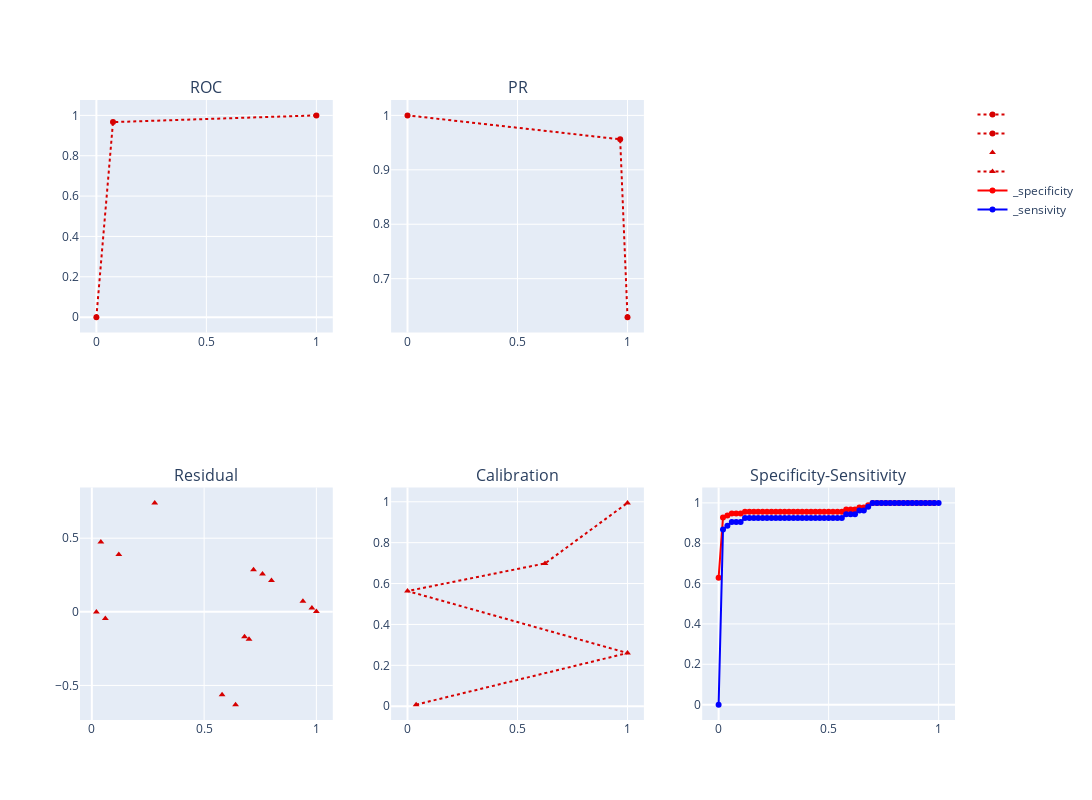
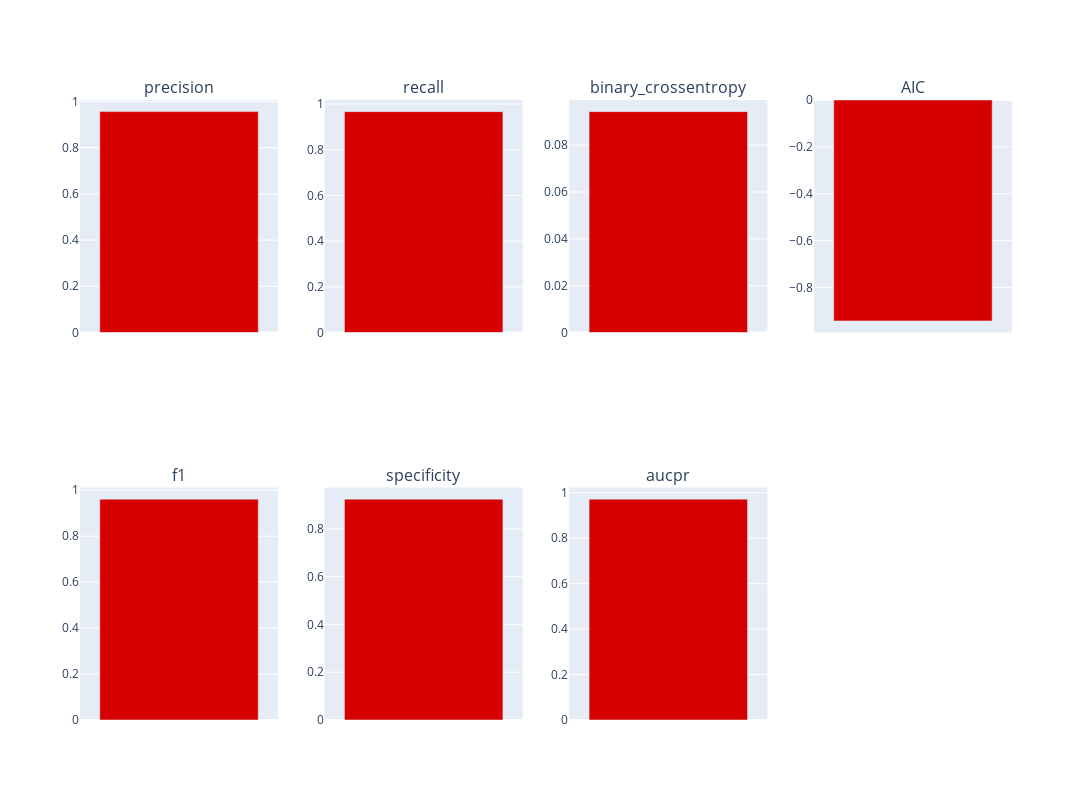

Notebook code cell kept with these figures, in order:
### Code cell
plot_metrics(title="", metrics=metrics)

### Figure 1 — Plotly figure (JSON) as saved in the notebook; plotly's stock layout.template omitted (floating-point values rounded to 4 significant figures)
{"data": [{"line": {"color": "#d60000", "dash": "dot"}, "name": "", "type": "scatter", "x": [1, 0.9667, 0], "xaxis": "x2", "y": [0.6294, 0.956, 1], "yaxis": "y2"}, {"line": {"color": "#d60000", "dash": "dot"}, "name": "", "type": "scatter", "x": [0, 0.07547, 1], "xaxis": "x", "y": [0, 0.9667, 1], "yaxis": "y"}, {"line": {"color": "#d60000", "dash": "dot"}, "marker": {"color": "#d60000", "symbol": "triangle-up"}, "mode": "markers", "name": "", "type": "scatter", "x": [0.0202, 0.0401, 0.0601, 0.0801, 0.1, 0.12, 0.14, 0.16, 0.18, 0.2, 0.22, 0.24, 0.26, 0.28, 0.3, 0.32, 0.34, 0.36, 0.38, 0.4, 0.42, 0.44, 0.46, 0.48, 0.5, 0.52, 0.54, 0.56, 0.58, 0.6, 0.62, 0.64, 0.66, 0.68, 0.7, 0.72, 0.74, 0.76, 0.78, 0.8, 0.82, 0.84, 0.86, 0.88, 0.9, 0.92, 0.94, 0.96, 0.98, 1], "xaxis": "x4", "y": [-0.00172, 0.4739, -0.04619, null, null, 0.3892, null, null, null, null, null, null, null, 0.7399, null, null, null, null, null, null, null, null, null, null, null, null, null, null, -0.5633, null, null, -0.6304, null, -0.17, -0.1865, 0.2862, null, 0.2574, null, 0.2125, null, null, null, null, null, null, 0.07091, null, 0.02649, 0.002592], "yaxis": "y4"}, {"line": {"color": "#d60000", "dash": "dot"}, "marker": {"color": "#d60000", "symbol": "triangle-up"}, "mode": "markers+lines", "name": "", "type": "scatter", "x": [0.03922, 1, 0, 0.625, 1], "xaxis": "x5", "y": [0.007826, 0.2601, 0.5633, 0.6984, 0.9946], "yaxis": "y5"}, {"line": {"color": "red"}, "mode": "markers+lines", "name": "_specificity", "type": "scatter", "x": [0, 0.02, 0.04, 0.06, 0.08, 0.1, 0.12, 0.14, 0.16, 0.18, 0.2, 0.22, 0.24, 0.26, 0.28, 0.3, 0.32, 0.34, 0.36, 0.38, 0.4, 0.42, 0.44, 0.46, 0.48, 0.5, 0.52, 0.54, 0.56, 0.58, 0.6, 0.62, 0.64, 0.66, 0.68, 0.7, 0.72, 0.74, 0.76, 0.78, 0.8, 0.82, 0.84, 0.86, 0.88, 0.9, 0.92, 0.94, 0.96, 0.98, 1], "xaxis": "x6", "y": [0.6294, 0.9278, 0.9368, 0.9468, 0.9468, 0.9468, 0.9565, 0.9565, 0.9565, 0.9565, 0.9565, 0.9565, 0.9565, 0.9565, 0.956, 0.956, 0.956, 0.956, 0.956, 0.956, 0.956, 0.956, 0.956, 0.956, 0.956, 0.956, 0.956, 0.956, 0.956, 0.9667, 0.9667, 0.9667, 0.9775, 0.9775, 0.9885, 1, 1, 1, 1, 1, 1, 1, 1, 1, 1, 1, 1, 1, 1, 1, null], "yaxis": "y6"}, {"line": {"color": "blue"}, "mode": "markers+lines", "name": "_sensivity", "type": "scatter", "x": [0, 0.02, 0.04, 0.06, 0.08, 0.1, 0.12, 0.14, 0.16, 0.18, 0.2, 0.22, 0.24, 0.26, 0.28, 0.3, 0.32, 0.34, 0.36, 0.38, 0.4, 0.42, 0.44, 0.46, 0.48, 0.5, 0.52, 0.54, 0.56, 0.58, 0.6, 0.62, 0.64, 0.66, 0.68, 0.7, 0.72, 0.74, 0.76, 0.78, 0.8, 0.82, 0.84, 0.86, 0.88, 0.9, 0.92, 0.94, 0.96, 0.98, 1], "xaxis": "x6", "y": [0, 0.8679, 0.8868, 0.9057, 0.9057, 0.9057, 0.9245, 0.9245, 0.9245, 0.9245, 0.9245, 0.9245, 0.9245, 0.9245, 0.9245, 0.9245, 0.9245, 0.9245, 0.9245, 0.9245, 0.9245, 0.9245, 0.9245, 0.9245, 0.9245, 0.9245, 0.9245, 0.9245, 0.9245, 0.9434, 0.9434, 0.9434, 0.9623, 0.9623, 0.9811, 1, 1, 1, 1, 1, 1, 1, 1, 1, 1, 1, 1, 1, 1, 1, 1], "yaxis": "y6"}], "layout": {"annotations": [{"font": {"size": 16}, "showarrow": false, "text": "ROC", "x": 0.1444, "xanchor": "center", "xref": "paper", "y": 1, "yanchor": "bottom", "yref": "paper"}, {"font": {"size": 16}, "showarrow": false, "text": "PR", "x": 0.5, "xanchor": "center", "xref": "paper", "y": 1, "yanchor": "bottom", "yref": "paper"}, {"font": {"size": 16}, "showarrow": false, "text": "Residual", "x": 0.1444, "xanchor": "center", "xref": "paper", "y": 0.375, "yanchor": "bottom", "yref": "paper"}, {"font": {"size": 16}, "showarrow": false, "text": "Calibration", "x": 0.5, "xanchor": "center", "xref": "paper", "y": 0.375, "yanchor": "bottom", "yref": "paper"}, {"font": {"size": 16}, "showarrow": false, "text": "Specificity-Sensitivity", "x": 0.8556, "xanchor": "center", "xref": "paper", "y": 0.375, "yanchor": "bottom", "yref": "paper"}], "autosize": false, "height": 800, "title": {"text": ""}, "width": 1200, "xaxis": {"anchor": "y", "domain": [0, 0.2889]}, "xaxis2": {"anchor": "y2", "domain": [0.3556, 0.6444]}, "xaxis3": {"anchor": "y3", "domain": [0.7111, 1]}, "xaxis4": {"anchor": "y4", "domain": [0, 0.2889]}, "xaxis5": {"anchor": "y5", "domain": [0.3556, 0.6444]}, "xaxis6": {"anchor": "y6", "domain": [0.7111, 1]}, "yaxis": {"anchor": "x", "domain": [0.625, 1]}, "yaxis2": {"anchor": "x2", "domain": [0.625, 1]}, "yaxis3": {"anchor": "x3", "domain": [0.625, 1]}, "yaxis4": {"anchor": "x4", "domain": [0, 0.375]}, "yaxis5": {"anchor": "x5", "domain": [0, 0.375]}, "yaxis6": {"anchor": "x6", "domain": [0, 0.375]}}}

### Figure 2 — Plotly figure (JSON) as saved in the notebook; plotly's stock layout.template omitted (floating-point values rounded to 4 significant figures)
{"data": [{"marker": {"color": "#d60000"}, "name": "", "type": "bar", "x": [""], "xaxis": "x", "y": [0.956], "yaxis": "y"}, {"marker": {"color": "#d60000"}, "name": "", "type": "bar", "x": [""], "xaxis": "x2", "y": [0.9667], "yaxis": "y2"}, {"marker": {"color": "#d60000"}, "name": "", "type": "bar", "x": [""], "xaxis": "x4", "y": [-0.9428], "yaxis": "y4"}, {"marker": {"color": "#d60000"}, "name": "", "type": "bar", "x": [""], "xaxis": "x3", "y": [0.09431], "yaxis": "y3"}, {"marker": {"color": "#d60000"}, "name": "", "type": "bar", "x": [""], "xaxis": "x5", "y": [0.9613], "yaxis": "y5"}, {"marker": {"color": "#d60000"}, "name": "", "type": "bar", "x": [""], "xaxis": "x6", "y": [0.9245], "yaxis": "y6"}, {"marker": {"color": "#d60000"}, "name": "", "type": "bar", "x": [""], "xaxis": "x7", "y": [0.9718], "yaxis": "y7"}], "layout": {"annotations": [{"font": {"size": 16}, "showarrow": false, "text": "precision", "x": 0.1062, "xanchor": "center", "xref": "paper", "y": 1, "yanchor": "bottom", "yref": "paper"}, {"font": {"size": 16}, "showarrow": false, "text": "recall", "x": 0.3688, "xanchor": "center", "xref": "paper", "y": 1, "yanchor": "bottom", "yref": "paper"}, {"font": {"size": 16}, "showarrow": false, "text": "binary_crossentropy", "x": 0.6313, "xanchor": "center", "xref": "paper", "y": 1, "yanchor": "bottom", "yref": "paper"}, {"font": {"size": 16}, "showarrow": false, "text": "AIC", "x": 0.8938, "xanchor": "center", "xref": "paper", "y": 1, "yanchor": "bottom", "yref": "paper"}, {"font": {"size": 16}, "showarrow": false, "text": "f1", "x": 0.1062, "xanchor": "center", "xref": "paper", "y": 0.375, "yanchor": "bottom", "yref": "paper"}, {"font": {"size": 16}, "showarrow": false, "text": "specificity", "x": 0.3688, "xanchor": "center", "xref": "paper", "y": 0.375, "yanchor": "bottom", "yref": "paper"}, {"font": {"size": 16}, "showarrow": false, "text": "aucpr", "x": 0.6313, "xanchor": "center", "xref": "paper", "y": 0.375, "yanchor": "bottom", "yref": "paper"}], "autosize": false, "height": 800, "showlegend": false, "width": 1200, "xaxis": {"anchor": "y", "domain": [0, 0.2125]}, "xaxis2": {"anchor": "y2", "domain": [0.2625, 0.475]}, "xaxis3": {"anchor": "y3", "domain": [0.525, 0.7375]}, "xaxis4": {"anchor": "y4", "domain": [0.7875, 1]}, "xaxis5": {"anchor": "y5", "domain": [0, 0.2125]}, "xaxis6": {"anchor": "y6", "domain": [0.2625, 0.475]}, "xaxis7": {"anchor": "y7", "domain": [0.525, 0.7375]}, "xaxis8": {"anchor": "y8", "domain": [0.7875, 1]}, "yaxis": {"anchor": "x", "domain": [0.625, 1]}, "yaxis2": {"anchor": "x2", "domain": [0.625, 1]}, "yaxis3": {"anchor": "x3", "domain": [0.625, 1]}, "yaxis4": {"anchor": "x4", "domain": [0.625, 1]}, "yaxis5": {"anchor": "x5", "domain": [0, 0.375]}, "yaxis6": {"anchor": "x6", "domain": [0, 0.375]}, "yaxis7": {"anchor": "x7", "domain": [0, 0.375]}, "yaxis8": {"anchor": "x8", "domain": [0, 0.375]}}}
